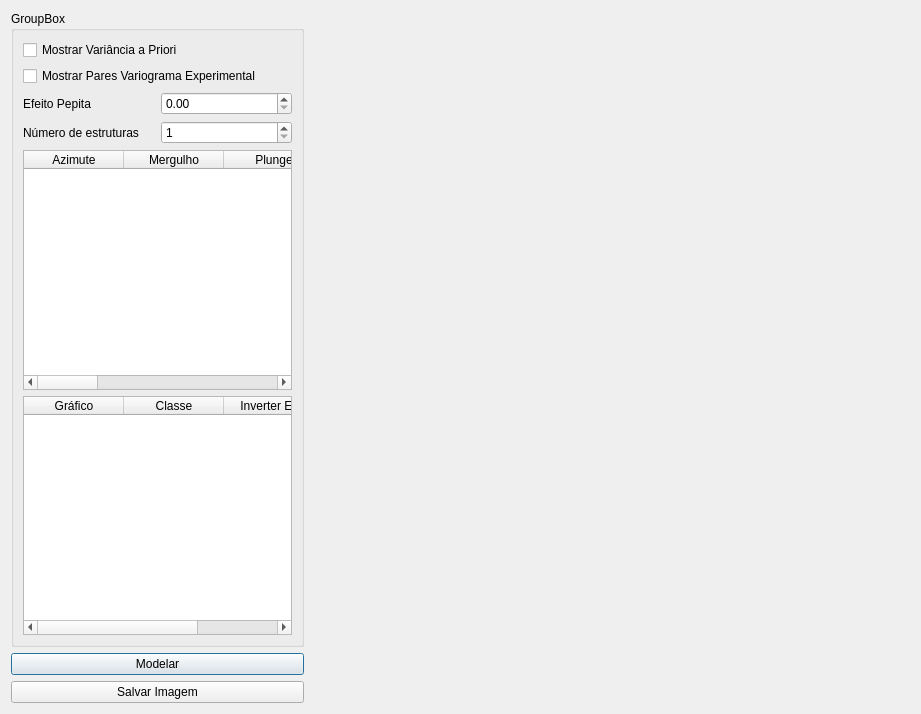
<?xml version="1.0" encoding="UTF-8"?>
<ui version="4.0">
 <class>Modelagem_Variograma</class>
 <widget class="QDialog" name="Modelagem_Variograma">
  <property name="geometry">
   <rect>
    <x>0</x>
    <y>0</y>
    <width>921</width>
    <height>714</height>
   </rect>
  </property>
  <property name="windowTitle">
   <string>Modelagem Variograma</string>
  </property>
  <property name="windowIcon">
   <iconset resource="imagens.qrc">
    <normaloff>:/imagens/SimpleVar.png</normaloff>:/imagens/SimpleVar.png</iconset>
  </property>
  <layout class="QHBoxLayout" name="horizontalLayout_3">
   <item>
    <layout class="QVBoxLayout" name="verticalLayout_2">
     <item>
      <widget class="QGroupBox" name="groupBox">
       <property name="title">
        <string>GroupBox</string>
       </property>
       <layout class="QVBoxLayout" name="verticalLayout">
        <item>
         <widget class="QCheckBox" name="Varpriori">
          <property name="text">
           <string>Mostrar Variância a Priori</string>
          </property>
         </widget>
        </item>
        <item>
         <widget class="QCheckBox" name="showpar">
          <property name="text">
           <string>Mostrar Pares Variograma Experimental</string>
          </property>
         </widget>
        </item>
        <item>
         <layout class="QHBoxLayout" name="horizontalLayout">
          <item>
           <widget class="QLabel" name="label">
            <property name="text">
             <string>Efeito Pepita</string>
            </property>
           </widget>
          </item>
          <item>
           <widget class="QDoubleSpinBox" name="Efeito_Pepita">
            <property name="locale">
             <locale language="English" country="UnitedStates"/>
            </property>
           </widget>
          </item>
         </layout>
        </item>
        <item>
         <layout class="QHBoxLayout" name="horizontalLayout_2">
          <item>
           <widget class="QLabel" name="label_2">
            <property name="text">
             <string>Número de estruturas</string>
            </property>
           </widget>
          </item>
          <item>
           <widget class="QSpinBox" name="n_estruturas">
            <property name="minimum">
             <number>1</number>
            </property>
           </widget>
          </item>
         </layout>
        </item>
        <item>
         <widget class="QTableWidget" name="tabela">
          <column>
           <property name="text">
            <string>Azimute</string>
           </property>
          </column>
          <column>
           <property name="text">
            <string>Mergulho</string>
           </property>
          </column>
          <column>
           <property name="text">
            <string>Plunge</string>
           </property>
          </column>
          <column>
           <property name="text">
            <string>Max alcance</string>
           </property>
          </column>
          <column>
           <property name="text">
            <string>Med alcance</string>
           </property>
          </column>
          <column>
           <property name="text">
            <string>Min alacance</string>
           </property>
          </column>
          <column>
           <property name="text">
            <string>Contribuição</string>
           </property>
          </column>
          <column>
           <property name="text">
            <string>Modelo</string>
           </property>
          </column>
         </widget>
        </item>
        <item>
         <widget class="QTableWidget" name="Grafico_prop">
          <column>
           <property name="text">
            <string>Gráfico</string>
           </property>
          </column>
          <column>
           <property name="text">
            <string>Classe</string>
           </property>
          </column>
          <column>
           <property name="text">
            <string>Inverter Eixo</string>
           </property>
          </column>
         </widget>
        </item>
       </layout>
      </widget>
     </item>
     <item>
      <widget class="QPushButton" name="pushButton">
       <property name="text">
        <string>Modelar</string>
       </property>
      </widget>
     </item>
     <item>
      <widget class="QPushButton" name="pushButton_2">
       <property name="text">
        <string>Salvar Imagem</string>
       </property>
      </widget>
     </item>
    </layout>
   </item>
   <item>
    <widget class="QCustomPlot" name="customPlot" native="true">
     <property name="minimumSize">
      <size>
       <width>600</width>
       <height>600</height>
      </size>
     </property>
    </widget>
   </item>
  </layout>
 </widget>
 <customwidgets>
  <customwidget>
   <class>QCustomPlot</class>
   <extends>QWidget</extends>
   <header location="global">qcustomplot.h</header>
   <container>1</container>
  </customwidget>
 </customwidgets>
 <resources>
  <include location="imagens.qrc"/>
 </resources>
 <connections/>
</ui>
